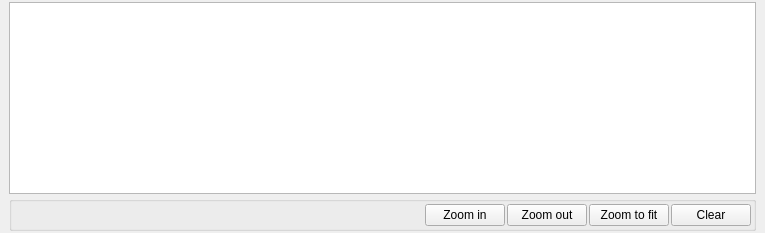
          <widget class="QStackedWidget" name="stackedWidget_3">
           <property name="sizePolicy">
            <sizepolicy hsizetype="Expanding" vsizetype="Expanding">
             <horstretch>9</horstretch>
             <verstretch>9</verstretch>
            </sizepolicy>
           </property>
           <property name="currentIndex">
            <number>0</number>
           </property>
           <widget class="QWidget" name="page_5">
            <layout class="QVBoxLayout" name="verticalLayout">
             <property name="spacing">
              <number>2</number>
             </property>
             <property name="topMargin">
              <number>2</number>
             </property>
             <property name="bottomMargin">
              <number>2</number>
             </property>
             <item>
              <widget class="QGraphicsView" name="graphicsView"/>
             </item>
             <item>
              <widget class="QGroupBox" name="groupBox">
               <property name="title">
                <string/>
               </property>
               <layout class="QHBoxLayout" name="horizontalLayout">
                <property name="spacing">
                 <number>2</number>
                </property>
                <property name="leftMargin">
                 <number>2</number>
                </property>
                <property name="topMargin">
                 <number>2</number>
                </property>
                <property name="rightMargin">
                 <number>2</number>
                </property>
                <property name="bottomMargin">
                 <number>2</number>
                </property>
                <item>
                 <spacer name="horizontalSpacer">
                  <property name="orientation">
                   <enum>Qt::Horizontal</enum>
                  </property>
                  <property name="sizeHint" stdset="0">
                   <size>
                    <width>411</width>
                    <height>20</height>
                   </size>
                  </property>
                 </spacer>
                </item>
                <item>
                 <widget class="QPushButton" name="zoomInButtton">
                  <property name="minimumSize">
                   <size>
                    <width>80</width>
                    <height>22</height>
                   </size>
                  </property>
                  <property name="text">
                   <string>Zoom in</string>
                  </property>
                 </widget>
                </item>
                <item>
                 <widget class="QPushButton" name="zoomOutButton">
                  <property name="minimumSize">
                   <size>
                    <width>80</width>
                    <height>22</height>
                   </size>
                  </property>
                  <property name="text">
                   <string>Zoom out</string>
                  </property>
                 </widget>
                </item>
                <item>
                 <widget class="QPushButton" name="zoomToFitButton">
                  <property name="minimumSize">
                   <size>
                    <width>80</width>
                    <height>22</height>
                   </size>
                  </property>
                  <property name="text">
                   <string>Zoom to fit</string>
                  </property>
                 </widget>
                </item>
                <item>
                 <widget class="QPushButton" name="clearButton">
                  <property name="minimumSize">
                   <size>
                    <width>80</width>
                    <height>22</height>
                   </size>
                  </property>
                  <property name="text">
                   <string>Clear</string>
                  </property>
                 </widget>
                </item>
               </layout>
              </widget>
             </item>
            </layout>
           </widget>
           <widget class="QWidget" name="page_6"/>
          </widget>
